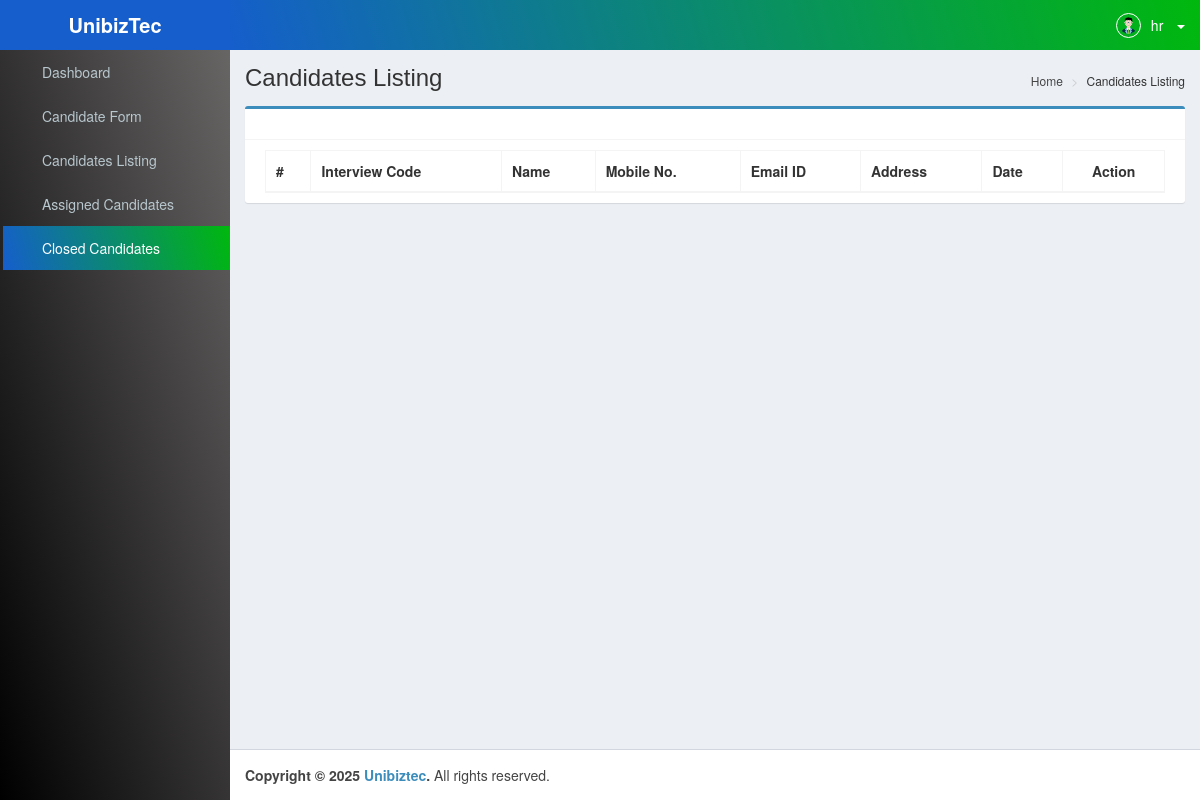
Page /closed-candidates/ (signed in) on the earlier database version.
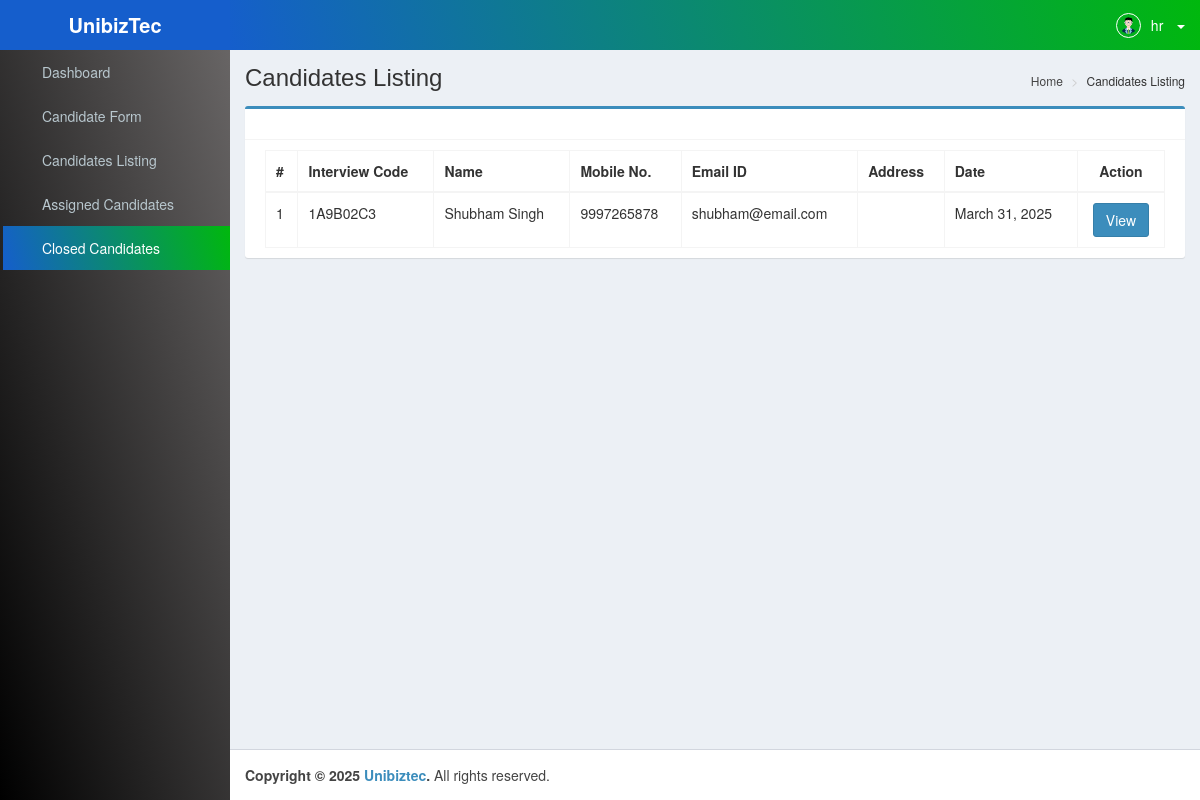
Same page on the later database version.
### hrmsApp/models.py (models this page shows, shortened)
class Candidate(models.Model):
    token=models.CharField(max_length=15)
    dept_id=models.ForeignKey(Department,on_delete=models.CASCADE,related_name='candidate')
    apply_for=models.ForeignKey(JobRole, on_delete=models.CASCADE, related_name='candidates')
    int_date=models.DateField(default=date.today)
    referred=models.CharField(max_length=50)
    emp_name=models.CharField(max_length=70,null=True,blank=True)
    emp_id=models.CharField(max_length=30,null=True,blank=True)
    source=models.CharField(max_length=30,null=True,blank=True)
    location=models.CharField(max_length=50)
    shift=models.CharField(max_length=30)
    r_shift=models.CharField(max_length=30)
    name=models.CharField(max_length=70)
    father_name=models.CharField(max_length=70,null=True,blank=True)
    mobile=models.CharField(max_length=30,null=True,blank=True)
    email=models.EmailField(unique=True,null=True,blank=True)
    dob=models.DateField(null=True)
    gender=models.CharField(max_length=30,null=True,blank=True)
    address=models.CharField(max_length=100,null=True,blank=True)
    designation=models.CharField(max_length=100,null=True,blank=True)
    salary=models.CharField(max_length=100,null=True,blank=True)
    doj=models.DateField(null=True,blank=True)
    reporting_time=models.CharField(max_length=100,null=True,blank=True)
    bgv_link=models.IntegerField(default=0)
    bgv_sent_on=models.DateField(null=True,blank=True)
    bgv_received_on=models.DateField(null=True,blank=True)
    doc_link=models.IntegerField(default=0)
    address=models.IntegerField(default=0)
    status=models.IntegerField(default=1)
    created_at = models.DateTimeField(auto_now_add=True)
    updated_at = models.DateTimeField(auto_now=True)

### hrmsApp/views.py (the view)
# urls.py: path('closed-candidates/',views.closed_candidate_listing,name="closed_candidates"),
def closed_candidate_listing(request):
    assigned = User.objects.get(id=request.user.id)
    assigned_data = Assign.objects.filter(assign_to=assigned)
    data = Candidate.objects.filter(
    id__in=assigned_data.values_list('candidate_id', flat=True),
    status=0
    )
    return render(request, 'pages/candidate-list.html',{'data':data})

### hrmsApp/context_processors.py (called while the page is built)
def current_year(request):
    return {'current_year': datetime.datetime.now().year}

### hrmsApp/templates/pages/candidate-list.html (shortened to what this page needs)
{% extends 'layouts/base.html' %}
{% block content %}
{% load custom_tags %}
<div class="content-wrapper">
    <section class="content-header">
        <h1>
            Candidates Listing
        </h1>
        <ol class="breadcrumb">
            <li>
                <a href="{% url 'dashboard' %}"><i class="fa fa-dashboard"></i> Home</a>
            </li>
            <li>Candidates Listing</li>
        </ol>
    </section>
    <section class="content">
        <div class="row">
            <div class="col-md-12">
                <div class="box box-primary">
                    <div class="box-header with-border">
                    </div>
                        <div class="box-body">
                            <table id="can_table" class="table table-bordered table-hover">
                                <thead>
                                    <tr>
                                        <th>#</th>
                                        <th>Interview Code</th>
                                        <th>Name</th>
                                        <th>Mobile No.</th>
                                        <th>Email ID</th>
                                        <th>Address</th>
                                        <th>Date</th>
                                        <th>
                                            <center>Action</center>
                                        </th>
                                    </tr>
                                </thead>
                                <tbody>
                                    {% for d in data %}
                                    <tr>
                                        <td>{{ forloop.counter }}</td>
                                        <td>{{d.token}}</td>
                                        <td>{{d.name}}</td>
                                        <td>{{d.mobile}}</td>
                                        <td>{{d.email}}</td>
                                        <td>{{d.address|default:''}}</td>
                                        <td>{{d.int_date}}</td>
                                        <td>
                                            <center>
                                                <a class="btn btn-primary" href="{% url 'candidate_info' token=d.token %}">View</a>
                                            </center>
                                        </td>
                                    </tr>
                                    {% endfor %}
                                </tbody>
                            </table>
                        </div>
                </div>
            </div>
        </div>
    </section>
</div>
{% endblock content %}

Differences in the rows shown:
now on this page (row edited): Candidate: token "1A9B02C3", name "Shubham Singh", mobile "9997265878", email "shubham@email.com", int_date "March 31, 2025"
